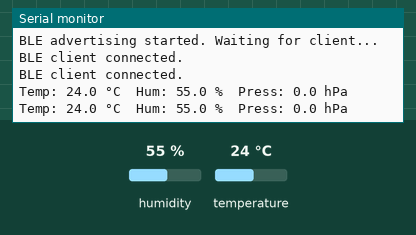
Bench run of a sketch on a simulated ESP32. On the bench: the last lines printed to the serial monitor. The inputs (shaded band) are chosen by the test bench; at power-on: humidity 55 %, temperature 24 °C. Nothing arrives over Bluetooth unless stated; a phone connects over Bluetooth LE 3 s after start.

Above: at 10.8 s.
10.9 s: humidity set to 22 %
At 16.4 s:
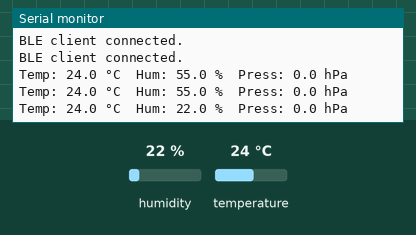
18.4 s: temperature set to 12 °C
At 21.4 s:
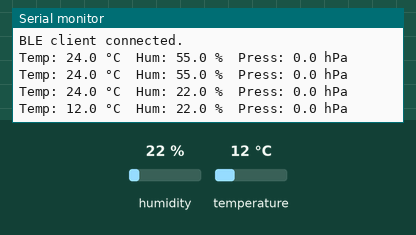
25.9 s: humidity set to 40 %
At 31.5 s:
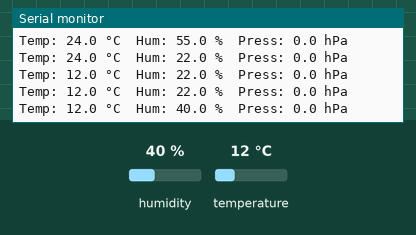
Timing chart, 0 to 33.0 s (numbered marks = the images above; inputs shaded):
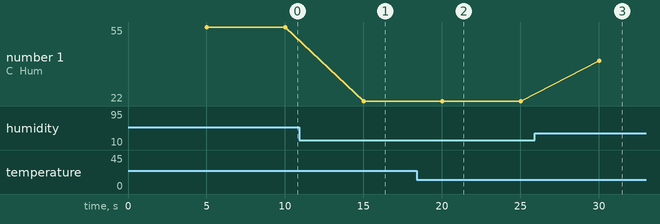

Measured:
- after the input at 10.9 s, the serial monitor: prints a new line after 4.1 s (image 1)
- after the input at 18.4 s, the serial monitor: prints a new line after 1.6 s (image 2)
- after the input at 25.9 s, the serial monitor: prints a new line after 4.1 s (image 3)
- plotted number 1: 55 → 22 after the input at 10.9 s, 22 → 40 after the input at 25.9 s

The sketch:

ESP32_Web_BLE_Sensor.ino
```cpp
// (licence header left out)
#include <BLEDevice.h>
#include <BLEServer.h>
#include <BLEUtils.h>
#include <BLE2902.h>

#include <DHT.h>

#define DHTPIN 5     // Digital pin connected to the DHT sensor
// Feather HUZZAH ESP8266 note: use pins 3, 4, 5, 12, 13 or 14 --
// Pin 15 can work but DHT must be disconnected during program upload.

// Uncomment whatever type you're using!
#define DHTTYPE DHT11   // DHT 11
//#define DHTTYPE DHT22   // DHT 22  (AM2302), AM2321
//#define DHTTYPE DHT21   // DHT 21 (AM2301)

// Connect pin 1 (on the left) of the sensor to +5V
// NOTE: If using a board with 3.3V logic like an Arduino Due connect pin 1
// to 3.3V instead of 5V!
// Connect pin 2 of the sensor to whatever your DHTPIN is
// Connect pin 4 (on the right) of the sensor to GROUND
// Connect a 10K resistor from pin 2 (data) to pin 1 (power) of the sensor

// Initialize DHT sensor.
// Note that older versions of this library took an optional third parameter to
// tweak the timings for faster processors.  This parameter is no longer needed
// as the current DHT reading algorithm adjusts itself to work on faster procs.
DHT dht(DHTPIN, DHTTYPE);

// BLE UUIDs
// Environmental Sensing Service
#define SERVICE_UUID              "181A"
// Temperature
#define TEMP_CHARACTERISTIC_UUID  "2A6E"
// Humidity
#define HUM_CHARACTERISTIC_UUID   "2A6F"
// Pressure
#define PRESS_CHARACTERISTIC_UUID "2A6D"

// BLE variables
BLEServer*         pServer            = nullptr;
BLECharacteristic* pTempChar          = nullptr;
BLECharacteristic* pHumChar           = nullptr;
BLECharacteristic* pPressChar         = nullptr;
bool               deviceConnected    = false;
bool               oldDeviceConnected = false;

// Send a reading every 5 seconds
const unsigned long SAMPLE_INTERVAL_MS = 5000;
unsigned long lastSampleMs = 0;

// BLE server callbacks
class ServerCallbacks : public BLEServerCallbacks {
  void onConnect(BLEServer* pServer) override {
    deviceConnected = true;
    Serial.println("BLE client connected.");
  }
  void onDisconnect(BLEServer* pServer) override {
    deviceConnected = false;
    Serial.println("BLE client disconnected.");
  }
};

// Format a float to one decimal place and set it on a BLE characteristic,
// then call notify() so connected clients receive it immediately
void notifyFloat(BLECharacteristic* pChar, float value) {
  char buf[16];
  snprintf(buf, sizeof(buf), "%.1f", value);
  pChar->setValue(buf);
  pChar->notify();
}

void setup() {
  Serial.begin(115200);
  Serial.println("\nESP32 DHT11 BLE Server starting...");

  // Initialize DHT11 Sensor
  dht.begin();

  // ESP32 BLE init
  BLEDevice::init("ESP32");
  pServer = BLEDevice::createServer();
  pServer->setCallbacks(new ServerCallbacks());
  BLEService* pService = pServer->createService(SERVICE_UUID);

  // Temperature characteristic — READ + NOTIFY
  pTempChar = pService->createCharacteristic(
    TEMP_CHARACTERISTIC_UUID,
    BLECharacteristic::PROPERTY_READ | BLECharacteristic::PROPERTY_NOTIFY
  );
  pTempChar->addDescriptor(new BLE2902());

  // Humidity characteristic — READ + NOTIFY
  pHumChar = pService->createCharacteristic(
    HUM_CHARACTERISTIC_UUID,
    BLECharacteristic::PROPERTY_READ | BLECharacteristic::PROPERTY_NOTIFY
  );
  pHumChar->addDescriptor(new BLE2902());

  // Pressure characteristic — READ + NOTIFY
  pPressChar = pService->createCharacteristic(
    PRESS_CHARACTERISTIC_UUID,
    BLECharacteristic::PROPERTY_READ | BLECharacteristic::PROPERTY_NOTIFY
  );
  pPressChar->addDescriptor(new BLE2902());

  // Set initial values
  pTempChar->setValue("0.0");
  pHumChar->setValue("0.0");
  pPressChar->setValue("0.0");

  // Start the service
  pService->start();

  // Start BLE Device Advertising
  BLEAdvertising* pAdvertising = BLEDevice::getAdvertising();
  pAdvertising->addServiceUUID(SERVICE_UUID);
  pAdvertising->setScanResponse(false);
  pAdvertising->setMinPreferred(0x0);
  BLEDevice::startAdvertising();

  Serial.println("BLE advertising started. Waiting for client...");
}

void loop() {
  unsigned long now = millis();

  // Sample and notify on schedule
  if (now - lastSampleMs >= SAMPLE_INTERVAL_MS) {
    lastSampleMs = now;

    float tempC     = dht.readTemperature();   // °C
    float humidity  = dht.readHumidity();      // %
    float pressurePa  = 0.0;    // Pa
    float pressureHPa = pressurePa / 100.0F;   // hPa

    Serial.printf("Temp: %.1f °C  Hum: %.1f %%  Press: %.1f hPa\n",
                   tempC, humidity, pressureHPa);

      // Notify BLE client with sensor readings if a BLE client is connected
      if (deviceConnected) {
        notifyFloat(pTempChar,  tempC);
        notifyFloat(pHumChar,   humidity);
        notifyFloat(pPressChar, pressureHPa);
      }
  }

  // Handle BLE reconnect after unexpected disconnect
  if (!deviceConnected && oldDeviceConnected) {
    delay(500);
    pServer->startAdvertising();
    Serial.println("Restarted advertising.");
    oldDeviceConnected = false;
  }

  if (deviceConnected && !oldDeviceConnected) {
    oldDeviceConnected = true;
    Serial.println("BLE client connected.");
  }
}
```
